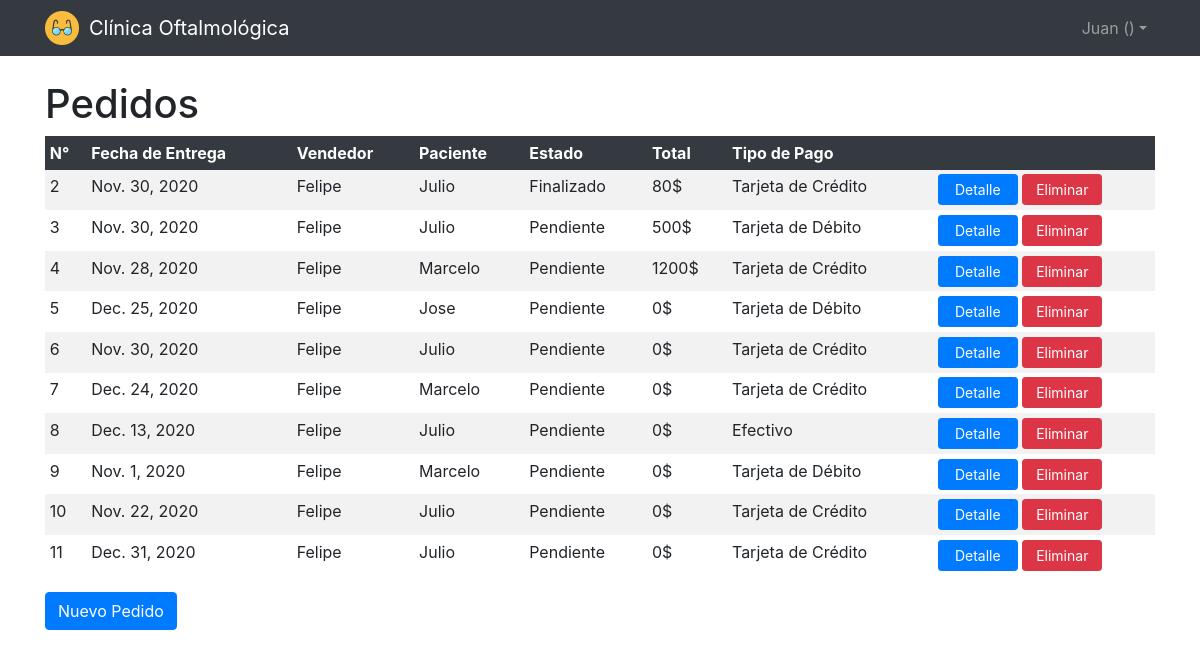
Page /clinica/pedidosindex (signed in) on the committed database.
### clinica/models.py (models this page shows, shortened)
class Pedido(models.Model):
    created_at = models.DateTimeField(auto_now_add=True)
    updated_at = models.DateTimeField(auto_now=True)
    user = models.ForeignKey(
        settings.AUTH_USER_MODEL,
        on_delete=models.CASCADE,
    )
    paciente = models.ForeignKey(Paciente, on_delete=models.CASCADE)
    tipopago = models.ForeignKey(Tipopago, on_delete=models.CASCADE)
    estado = models.ForeignKey(Estado, on_delete=models.CASCADE)
    total = models.IntegerField()
    fechaentrega = models.DateField()

class Paciente(models.Model):
    user = models.ForeignKey(
        settings.AUTH_USER_MODEL,
        on_delete=models.CASCADE,
    )
    nombre = models.CharField(max_length=64)
    apellido = models.CharField(max_length=64)
    dni = models.IntegerField()
    telefono = models.CharField(max_length=64)
    direccion = models.CharField(max_length=64)
    email = models.CharField(max_length=64)

class Estado(models.Model):
    nombre = models.CharField(max_length=64)

class Tipopago(models.Model):
    nombre = models.CharField(max_length=64)

### clinica/views.py (the view)
# urls.py: path("pedidosindex", views.pedidosindex, name="pedidosindex"),
def pedidosindex(request):
    if not request.user.is_authenticated:
        return HttpResponseRedirect(reverse("login"))
    pedidos = Pedido.objects.all()
    return render(request, "pedidos/index.html", {
        "pedidos" : pedidos
    })

### clinica/templates/pedidos/index.html (shortened to what this page needs)
{% extends "layout.html" %}
{% block body %}
    <div class="container">
        <h1>Pedidos</h1>
        <table class="table table-sm table-striped table-borderless">
            <thead class="table-dark">
                <tr>
                    <th>N°</th>
                    <th>Fecha de Entrega</th>
                    <th>Vendedor</th>
                    <th>Paciente</th>
                    <th>Estado</th>
                    {% if request.session.tipousuario_id != 4 %}
                        <th>Total</th>
                    {% endif %}
                    <th>Tipo de Pago</th>
                    <th></th>
                </tr>
            </thead>
            <tbody>
                {% for pedido in pedidos %}
                    <tr>
                        <td>{{ pedido.id }}</td>
                        <td>{{ pedido.fechaentrega }}</td>
                        <td>{{ pedido.user.get_username }}</td>
                        <td>{{ pedido.paciente.nombre }}</td>
                        <td>{{ pedido.estado.nombre }}</td>
                        {% if request.session.tipousuario_id != 4 %}
                            <td>{{ pedido.total }}$</td>
                        {% endif %}
                        <td>{{ pedido.tipopago.nombre }}</td>
                        <td style="width: 20%;">
                            <a href="{% url 'pedidoshow' pedido.id %}" class="btn btn-primary btn-sm botones-index">Detalle</a>
                            {% if request.session.tipousuario_id != 4 %}
                                <a href="{% url 'pedidosdelete' pedido.id %}" class="btn btn-danger btn-sm botones-index">Eliminar</a>
                            {% endif %}
                        </td>
                    </tr>
                {% endfor %}
            </tbody>
        </table>
        {% if request.session.tipousuario_id != 4 %}
            <a href="{% url 'pedidoscreate' %}" class="btn btn-primary">Nuevo Pedido</a>
        {% endif %}
    </div>
{% endblock %}

### clinica/templates/layout.html (shortened to what this page needs)
<!DOCTYPE html>
<html lang="es">
    <head>
        {% load static %}
        <link rel="stylesheet" type="text/css" href="{% static 'stylesheets/clinica.css' %}">
        <link rel="stylesheet" href="https://stackpath.bootstrapcdn.com/bootstrap/4.5.0/css/bootstrap.min.css">
    </head>
    <body>
        <header style="margin-bottom: 5rem;">
            <nav class="navbar navbar-expand-xl navbar-dark fixed-top bg-dark">
                <div class="container">
                    <div>
                        <img style="width: 34px; height: 34px;" alt="Icono" src="{% static 'images/icon.png' %}"/>
                    </div>
                    <a class="navbar-brand" href="#" style="margin-left:10px">Clínica Oftalmológica</a>
                    <div class="collapse navbar-collapse" id="navbarCollapse">
                        <div class="navbar-nav">
                            {% if request.user.id %}
                                <div class="nav-item dropdown">
                                    <a class="nav-link dropdown-toggle" data-toggle="dropdown" href="#" role="button" aria-haspopup="true" aria-expanded="false">{{ request.user.username }} ({{ request.session.tipousuario }})</a>
                                </div>
                            {% else %}
                                <a href="{% url 'login' %}" class="nav-item nav-link">Ingresar</a>
                            {% endif %}
                        </div>
                    </div>
                </div>
            </nav>
        </header>
        {% block body %}
        {% endblock %}
    </body>
</html>

### clinica/static/stylesheets/clinica.css (style rules this page uses)
.botones-index { width: 80px; }

### rows in the picture
Pedido: id "2", fechaentrega "Nov. 30, 2020", user.get_username "Felipe", paciente.nombre "Julio", estado.nombre "Finalizado", total "80", tipopago.nombre "Tarjeta de Crédito"
Pedido: id "3", fechaentrega "Nov. 30, 2020", user.get_username "Felipe", paciente.nombre "Julio", estado.nombre "Pendiente", total "500", tipopago.nombre "Tarjeta de Débito"
Pedido: id "4", fechaentrega "Nov. 28, 2020", user.get_username "Felipe", paciente.nombre "Marcelo", estado.nombre "Pendiente", total "1200", tipopago.nombre "Tarjeta de Crédito"
Pedido: id "5", fechaentrega "Dec. 25, 2020", user.get_username "Felipe", paciente.nombre "Jose", estado.nombre "Pendiente", total "0", tipopago.nombre "Tarjeta de Débito"
Pedido: id "6", fechaentrega "Nov. 30, 2020", user.get_username "Felipe", paciente.nombre "Julio", estado.nombre "Pendiente", total "0", tipopago.nombre "Tarjeta de Crédito"
Pedido: id "7", fechaentrega "Dec. 24, 2020", user.get_username "Felipe", paciente.nombre "Marcelo", estado.nombre "Pendiente", total "0", tipopago.nombre "Tarjeta de Crédito"
Pedido: id "8", fechaentrega "Dec. 13, 2020", user.get_username "Felipe", paciente.nombre "Julio", estado.nombre "Pendiente", total "0", tipopago.nombre "Efectivo"
Pedido: id "9", fechaentrega "Nov. 1, 2020", user.get_username "Felipe", paciente.nombre "Marcelo", estado.nombre "Pendiente", total "0", tipopago.nombre "Tarjeta de Débito"
Pedido: id "10", fechaentrega "Nov. 22, 2020", user.get_username "Felipe", paciente.nombre "Julio", estado.nombre "Pendiente", total "0", tipopago.nombre "Tarjeta de Crédito"
Pedido: id "11", fechaentrega "Dec. 31, 2020", user.get_username "Felipe", paciente.nombre "Julio", estado.nombre "Pendiente", total "0", tipopago.nombre "Tarjeta de Crédito"

### other values in the picture
{{ request.user.username }} "Juan"
